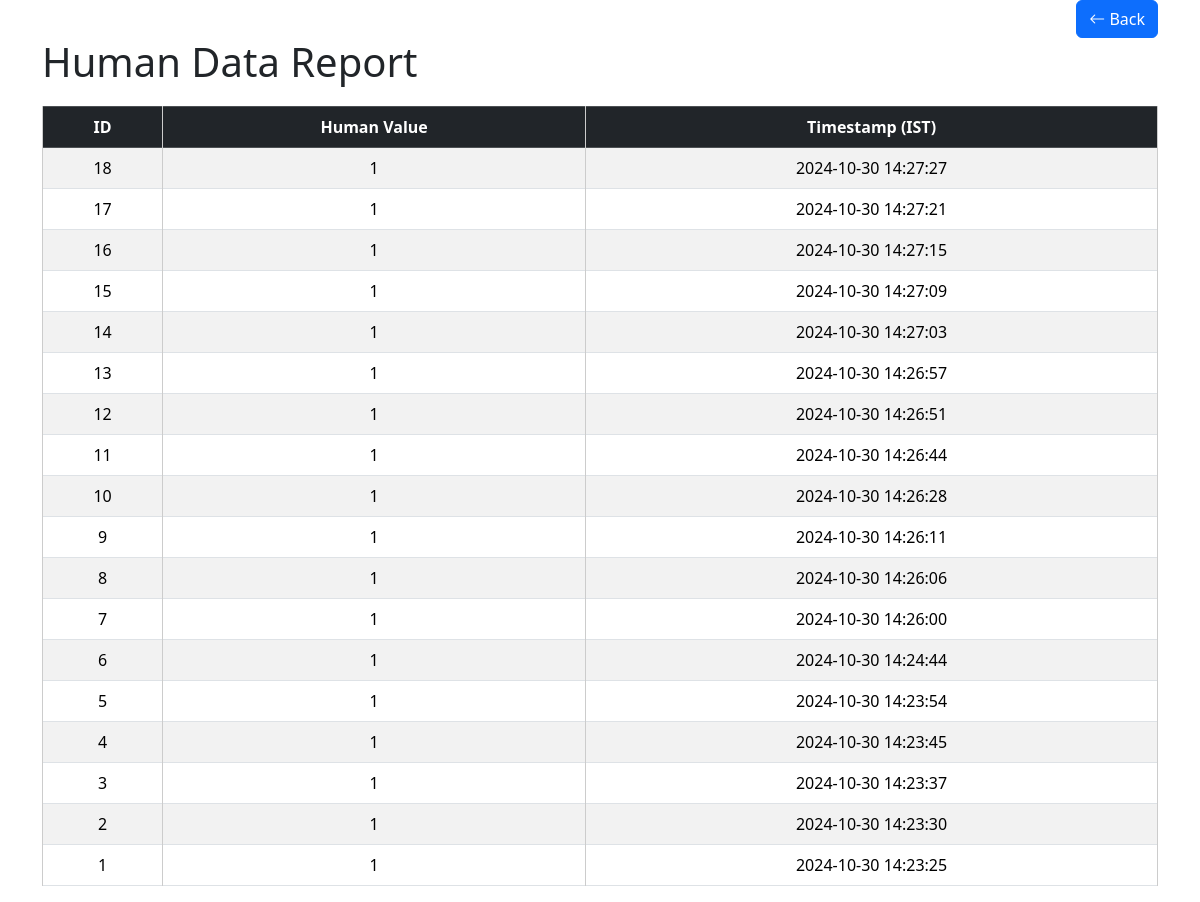
Page /human-data-report/ on the committed database.
### app/models.py (models this page shows)
class HumanData(models.Model):
    human_value = models.IntegerField()
    timestamp = models.DateTimeField()

### app/views.py (the view)
# urls.py: path('human-data-report/', views.human_data_report, name='human_data_report'),
def human_data_report(request):
    human_data_list = HumanData.objects.all().order_by('-timestamp')  # Order by timestamp descending
    context = {
        'human_data_list': human_data_list
    }
    return render(request, 'report/human_data_report.html', context)

### app/templates/report/human_data_report.html (shortened to what this page needs)
<!DOCTYPE html>
<html lang="en">
<head>
    <link href="https://cdn.jsdelivr.net/npm/bootstrap@5.3.3/dist/css/bootstrap.min.css" rel="stylesheet">
    <link rel="stylesheet" href="https://cdn.jsdelivr.net/npm/bootstrap-icons@1.8.1/font/bootstrap-icons.css">
</head>
<body>
    <div class=' container text-end'>
        <a href="javascript:history.back()" class="btn btn-primary">
            <i class="bi bi-arrow-left"></i> Back
        </a>
    </div>
    <div class='container'>
    <h1>Human Data Report</h1>
    <table class='table table-bordered table-hover table-striped'>
        <thead class='table-dark'>
            <tr>
                <th>ID</th>
                <th>Human Value</th>
                <th>Timestamp (IST)</th>
            </tr>
        </thead>
        <tbody>
            {% for data in human_data_list %}
            <tr>
                <td>{{ data.id }}</td>
                <td>{{ data.human_value }}</td>
                <td>{{ data.timestamp|date:"Y-m-d H:i:s" }}</td>
            </tr>
            {% empty %}
            <tr>
                <td colspan="3">No data available</td>
            </tr>
            {% endfor %}
        </tbody>
    </table>
</body>
</html>

### app/templates/report/human_data_report.html (style rules this page uses)
table { width: 100%; border-collapse: collapse; margin-top: 20px; }
th, td { padding: 8px 12px; border: 1px solid #ccc; text-align: center; }
th { background-color: #f4f4f4; }

### rows in the picture
HumanData: id "18", human_value "1", timestamp "2024-10-30 14:27:27"
HumanData: id "17", human_value "1", timestamp "2024-10-30 14:27:21"
HumanData: id "16", human_value "1", timestamp "2024-10-30 14:27:15"
HumanData: id "15", human_value "1", timestamp "2024-10-30 14:27:09"
HumanData: id "14", human_value "1", timestamp "2024-10-30 14:27:03"
HumanData: id "13", human_value "1", timestamp "2024-10-30 14:26:57"
HumanData: id "12", human_value "1", timestamp "2024-10-30 14:26:51"
HumanData: id "11", human_value "1", timestamp "2024-10-30 14:26:44"
HumanData: id "10", human_value "1", timestamp "2024-10-30 14:26:28"
HumanData: id "9", human_value "1", timestamp "2024-10-30 14:26:11"
HumanData: id "8", human_value "1", timestamp "2024-10-30 14:26:06"
HumanData: id "7", human_value "1", timestamp "2024-10-30 14:26:00"
HumanData: id "6", human_value "1", timestamp "2024-10-30 14:24:44"
HumanData: id "5", human_value "1", timestamp "2024-10-30 14:23:54"
HumanData: id "4", human_value "1", timestamp "2024-10-30 14:23:45"
HumanData: id "3", human_value "1", timestamp "2024-10-30 14:23:37"
HumanData: id "2", human_value "1", timestamp "2024-10-30 14:23:30"
HumanData: id "1", human_value "1", timestamp "2024-10-30 14:23:25"
